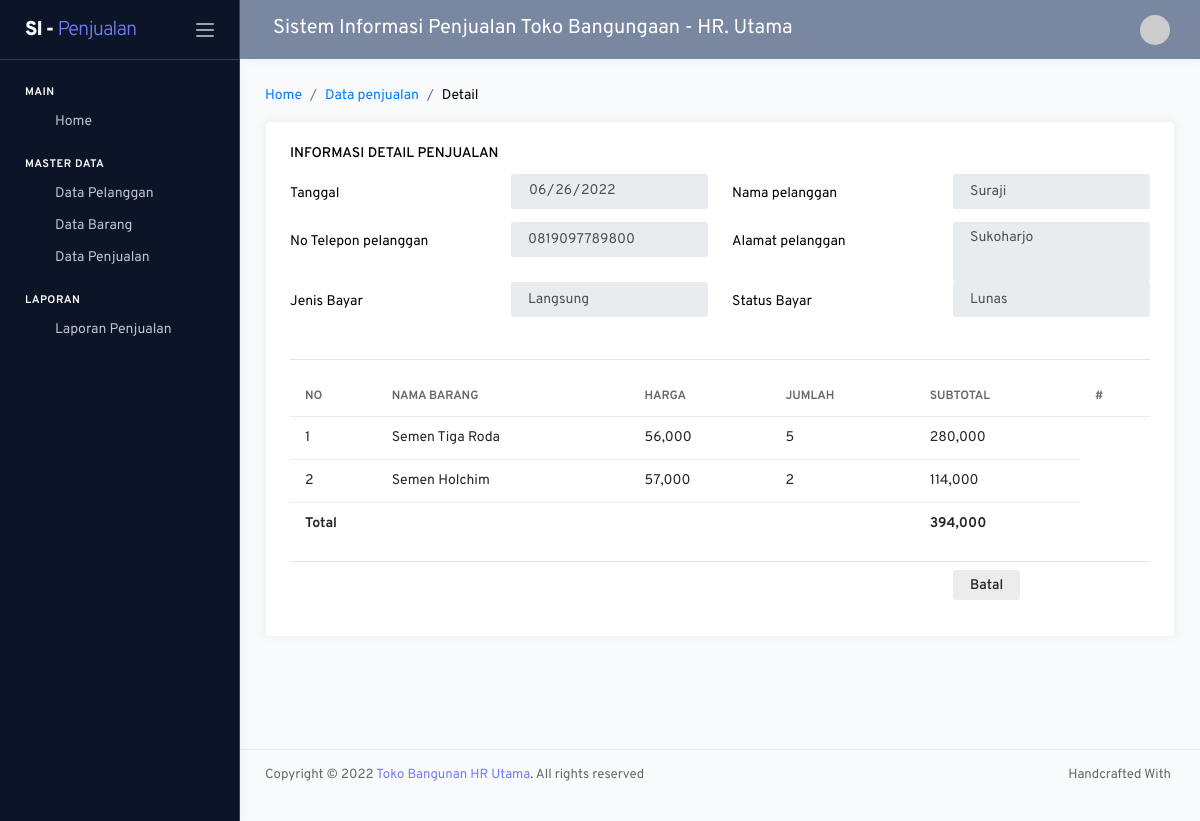
Screenshot of /kasir/index.php?hal=penjualan/detail&id=1 with the database file from the repository.
### tables this page shows
CREATE TABLE `tb_penjualan` (
  `idpenjualan` int(11) NOT NULL,
  `tanggal` date DEFAULT NULL,
  `idpelanggan` int(11) DEFAULT NULL,
  `total` int(11) DEFAULT NULL,
  `jenisbayar` varchar(20) DEFAULT NULL,
  `statusbayar` varchar(20) DEFAULT NULL,
  `namasopir` varchar(50) DEFAULT NULL,
  `statuskirim` varchar(50) DEFAULT NULL
);

CREATE TABLE `tb_pelanggan` (
  `idpelanggan` int(11) NOT NULL,
  `namapelanggan` varchar(50) DEFAULT NULL,
  `notelepon` varchar(15) DEFAULT NULL,
  `alamat` varchar(100) DEFAULT NULL,
  `email` varchar(100) DEFAULT NULL
);

CREATE TABLE `tb_item_jual` (
  `iditemjual` int(11) NOT NULL,
  `idpenjualan` int(11) DEFAULT NULL,
  `idbarang` int(11) DEFAULT NULL,
  `harga` int(11) DEFAULT NULL,
  `jumlah` int(11) DEFAULT NULL
);

CREATE TABLE `tb_barang` (
  `idbarang` int(11) NOT NULL,
  `namabarang` varchar(50) DEFAULT NULL,
  `idkategori` int(11) DEFAULT NULL,
  `stok` int(11) DEFAULT NULL,
  `hargajual` int(11) DEFAULT NULL,
  `hargabeli` int(11) DEFAULT NULL
);

### setting/crud.php (called while the page is built, shortened)
<?php
 function _dataGetAll ($mysqli,$sql){
  $hasil=array();
  $result = $mysqli->query($sql);
  $num_results = $result->num_rows;
  if($num_results > 0){
    while ($data=mysqli_fetch_assoc($result)) {
      array_push($hasil,$data);
    }
  }
  return $hasil;
}
function _dataGetId($conn,$table,$kondisi){
  $row = $conn->query("Select * from $table where $kondisi")->fetch_assoc();
  return $row;
}
?>

### kasir/modul/penjualan/detail.php (the view, shortened to what this page needs)
<?php
if(isset($_GET['id']))
	extract(_dataGetId($mysqli,"tb_penjualan join tb_pelanggan using(idpelanggan)","idpenjualan='".$_GET['id']."'"));
?>
<nav class="page-breadcrumb">
    <ol class="breadcrumb">
        <li class="breadcrumb-item"><a href="/home">Home</a></li>
        <li class="breadcrumb-item"><a href="{{batal}}">Data penjualan</a></li>
        <li class="breadcrumb-item" aria-current="page">Detail</li>
    </ol>
</nav>
<div class="row">
    <div class="col-md-12 grid-margin stretch-card">
        <div class="card">
            <div class="card-body">
                <h6 class="card-title">Informasi Detail penjualan</h6>
                <div class="form-group row">
                    <label for="input" class="col-sm-3 col-form-label">Tanggal</label>
                    <div class="col-sm-3">
                        <input type="date" class="form-control" name="tanggal" value="<?=$tanggal?>"
                            placeholder="Inputkan tanggal" readonly>
                    </div>
                    <label for="input" class="col-sm-3 col-form-label">Nama pelanggan</label>
                    <div class="col-sm-3">
                        <input type="text" class="form-control" name="pelanggan" value="<?=$namapelanggan?>"
                            placeholder="Inputkan Nama pelanggan" readonly>
                    </div>
                    <label for="input" class="col-sm-3 col-form-label">No Telepon pelanggan</label>
                    <div class="col-sm-3">
                        <input type="text" class="form-control" name="pelanggan" value="<?=$notelepon?>" placeholder="Inputkan No Telepon pelanggan" readonly>
                    </div>
                    <label for="input" class="col-sm-3 col-form-label">Alamat pelanggan</label>
                    <div class="col-sm-3">
                            <textarea class="form-control" name="alamat" placeholder="Inputkan alamat" rows="3" readonly><?=@$alamat?></textarea>
                    </div>
                    <label for="input" class="col-sm-3 col-form-label">Jenis Bayar</label>
                    <div class="col-sm-3">
                        <input type="text" class="form-control" name="pelanggan" value="<?=$jenisbayar?>" placeholder="Inputkan No Telepon pelanggan" readonly>
                    </div>
                    <label for="input" class="col-sm-3 col-form-label">Status Bayar</label>
                    <div class="col-sm-3">
                        <input type="text" class="form-control" name="pelanggan" value="<?=$statusbayar?>" placeholder="Inputkan No Telepon pelanggan" readonly>
                    </div>
                </div>
                <hr>
                <div class="table-responsive">
                    <table id="" class="table">
                        <thead>
                            <tr>
                                <th>No</th>
                                <th>Nama Barang</th>
                                <th>Harga</th>
                                <th>Jumlah</th>
                                <th>Subtotal</th>
                                <th>#</th>
                            </tr>
                        </thead>
                        <tbody>
                            <?php
                            $no = 0;
                            $total=0;
                            $sql = "SELECT *,harga*jumlah as subtotal FROM tb_barang join tb_item_jual using(idbarang) where idpenjualan='$idpenjualan'";
                            foreach (_dataGetAll($mysqli, $sql) as $key => $value) :
                                extract($value);
                            ?>
                                <tr>
                                    <td><?= $no += 1 ?></td>
                                    <td><?= $namabarang ?></td>
                                    <td><?= number_format($harga,0) ?></td>
                                    <td><?= number_format($jumlah,0) ?></td>
                                    <td><?= number_format($subtotal,0);$total+=$subtotal; ?></td>
                                </tr>
                            <?php endforeach; ?>
                            <tr>
                                <th colspan="4">Total</th>
                                <th><?= number_format($total,0) ?></th>
                            </tr>
                        </tbody>
                    </table>
                </div>
                <hr>
                <div class="form-group row ">
                    <div class="col-sm-9 offset-9">
                        <a class="btn btn-light" href="?hal=penjualan/data">Batal</a>
                    </div>
                </div>
            </div>
        </div>
    </div>
</div>

### kasir/_partials/_css.php (style rules this page uses)
.form-group { margin-top: -20px!important; }

### kasir/modul/penjualan/detail.php (style rules this page uses)
.form-group { margin-top: -20px !important; }

### rows the page displays
tb_penjualan: tanggal "06/26/2022", pelanggan "Suraji", pelanggan "0819097789800", alamat "Sukoharjo", pelanggan "Langsung", pelanggan "Lunas"
tb_item_jual: no "1", idbarang.namabarang "Semen Tiga Roda", harga "56,000", jumlah "5", subtotal "280,000"
tb_item_jual: no "2", idbarang.namabarang "Semen Holchim", harga "57,000", jumlah "2", subtotal "114,000"

### other values shown
nav "SI - Penjualan"
judul "Sistem Informasi Penjualan Toko Bangungaan - HR. Utama"
$total "394,000"
